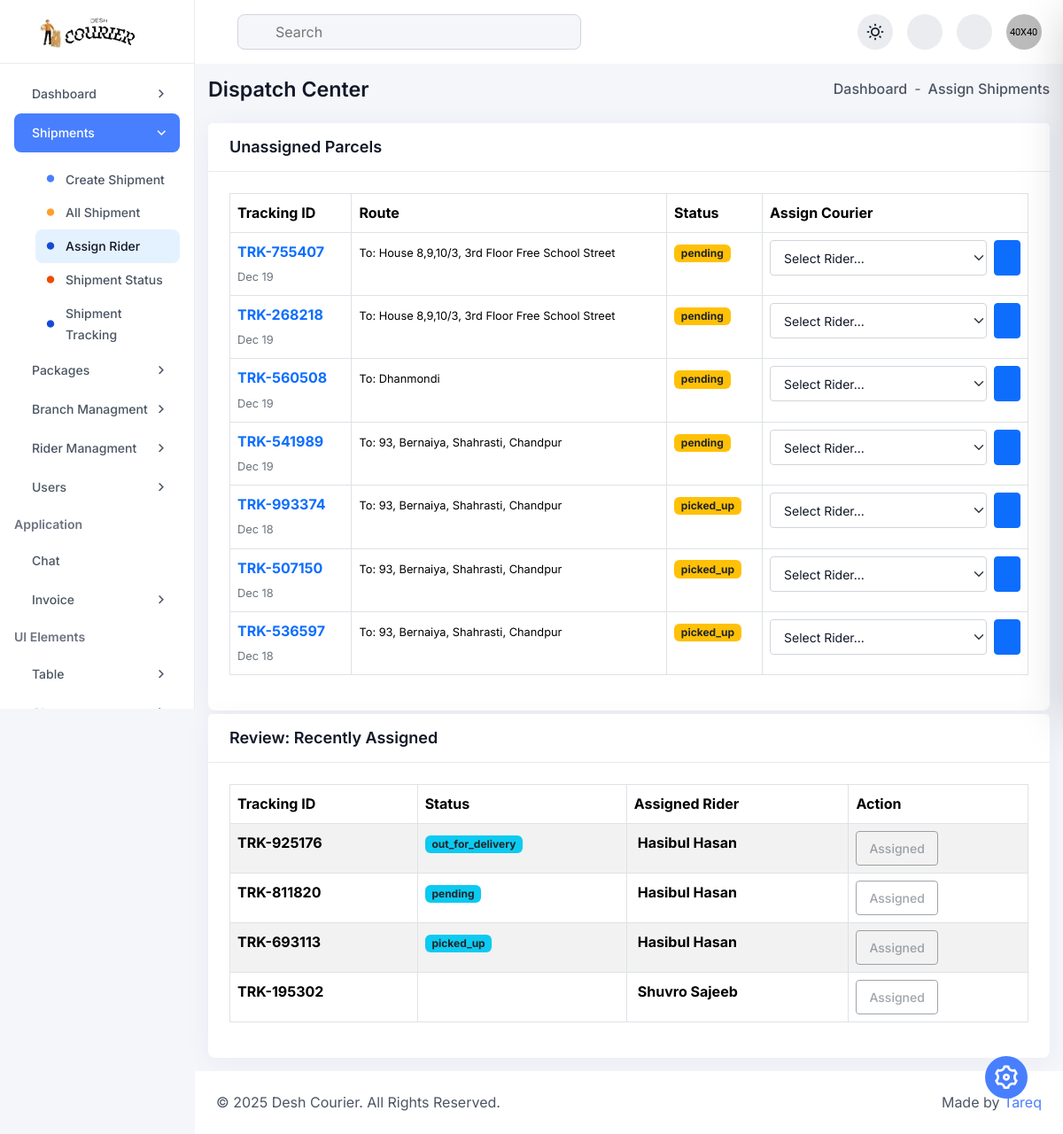
/admin/assign-rider.php (signed in), run on the app's committed database.
### tables this page shows
CREATE TABLE `parcels` (
  `parcel_id` int(11) NOT NULL,
  `tracking_number` varchar(50) NOT NULL,
  `parcel_type` enum('Parcel','Document') DEFAULT 'Parcel',
  `sender_name` varchar(100) NOT NULL,
  `sender_phone` varchar(20) NOT NULL,
  `sender_address` text NOT NULL,
  `receiver_name` varchar(100) NOT NULL,
  `receiver_phone` varchar(20) NOT NULL,
  `receiver_address` text NOT NULL,
  `weight_kg` decimal(5,2) DEFAULT NULL,
  `delivery_type` enum('standard','express','same_day') DEFAULT 'standard',
  `price` decimal(10,2) NOT NULL,
  `payment_method` varchar(50) DEFAULT 'Cash (Receiver)',
  `current_status` enum('pending','picked_up','in_transit','out_for_delivery','delivered','returned','cancelled') DEFAULT 'pending',
  `assigned_courier_id` int(11) DEFAULT NULL,
  `branch_id` int(11) DEFAULT NULL,
  `created_at` timestamp NOT NULL DEFAULT current_timestamp(),
  `updated_at` timestamp NOT NULL DEFAULT current_timestamp() ON UPDATE current_timestamp()
);

CREATE TABLE `users` (
  `user_id` int(11) NOT NULL,
  `full_name` varchar(100) NOT NULL,
  `email` varchar(100) NOT NULL,
  `password_hash` varchar(255) NOT NULL,
  `phone` varchar(20) DEFAULT NULL,
  `role` enum('admin','staff','customer') DEFAULT 'customer',
  `department` varchar(100) DEFAULT NULL,
  `designation` varchar(100) DEFAULT NULL,
  `description` text DEFAULT NULL,
  `created_at` timestamp NOT NULL DEFAULT current_timestamp(),
  `profile_image` varchar(255) DEFAULT NULL,
  `status` enum('Active','Inactive','Pending') NOT NULL DEFAULT 'Active',
  `permission_group` varchar(50) DEFAULT 'View Only',
  `location` varchar(100) DEFAULT 'Unknown',
  `reset_token` varchar(255) DEFAULT NULL,
  `reset_token_expire` datetime DEFAULT NULL
);

### admin/assign-rider.php (the view, shortened to what this page needs)
<?php
require 'db.php';
try {
    $sqlParcels = "SELECT p.*, b.branch_name
                   FROM parcels p
                   LEFT JOIN branches b ON p.branch_id = b.branch_id
                   WHERE p.assigned_courier_id IS NULL
                   AND p.current_status != 'delivered'
                   ORDER BY p.created_at DESC";
    $stmt = $pdo->query($sqlParcels);
    $unassigned_parcels = $stmt->fetchAll(PDO::FETCH_ASSOC);
} catch (Exception $e) {
    $unassigned_parcels = [];
}
try {
    $sqlAssigned = "SELECT p.*, u.full_name as courier_name
                    FROM parcels p
                    JOIN couriers c ON p.assigned_courier_id = c.courier_id
                    JOIN users u ON c.user_id = u.user_id
                    WHERE p.current_status != 'delivered'
                    ORDER BY p.updated_at DESC LIMIT 10";
    $stmt = $pdo->query($sqlAssigned);
    $assigned_parcels = $stmt->fetchAll(PDO::FETCH_ASSOC);
} catch (Exception $e) {
    $assigned_parcels = [];
}
?>
<?php include "inc/header.php"?>
<div class="dashboard-main-body">
    <div class="d-flex flex-wrap align-items-center justify-content-between gap-3 mb-24">
        <h6 class="fw-semibold mb-0">Dispatch Center</h6>
        <ul class="d-flex align-items-center gap-2">
            <li class="fw-medium"><a href="index.html" class="hover-text-primary">Dashboard</a></li>
            <li>-</li>
            <li class="fw-medium">Assign Shipments</li>
        </ul>
    </div>
    <div class="card h-100 p-0 radius-12 mb-4">
        <div class="card-header border-bottom bg-base py-16 px-24">
            <h6 class="text-lg fw-semibold mb-0">Unassigned Parcels</h6>
        </div>
        <div class="card-body p-24">
            <div class="table-responsive scroll-sm">
                <table class="table table-bordered table-hover align-middle">
                    <thead class="bg-light">
                        <tr>
                            <th>Tracking ID</th>
                            <th>Route</th>
                            <th>Status</th>
                            <th style="width: 300px;">Assign Courier</th>
                        </tr>
                    </thead>
                    <tbody>
                        <?php if (count($unassigned_parcels) > 0): ?>
                            <?php foreach ($unassigned_parcels as $parcel): ?>
                                <tr>
                                    <td>
                                        <span class="fw-bold text-primary"><?= htmlspecialchars($parcel['tracking_number']) ?></span><br>
                                        <small class="text-secondary"><?= date('M d', strtotime($parcel['created_at'])) ?></small>
                                    </td>
                                    <td>
                                        <small>To: <?= htmlspecialchars($parcel['receiver_address']) ?></small>
                                    </td>
                                    <td><span class="badge bg-warning text-dark"><?= $parcel['current_status'] ?></span></td>
                                    <td>
                                        <form method="POST" class="d-flex gap-2">
                                            <select name="courier_id" class="form-select form-select-sm" required>
                                                <option value="" selected disabled>Select Rider...</option>
                                            </select>
                                            <button type="submit" name="assign_courier" class="btn btn-primary btn-sm">
                                            </button>
                                        </form>
                                    </td>
                                </tr>
                            <?php endforeach; ?>
                        <?php else: ?>
                            <tr><td colspan="4" class="text-center">No unassigned parcels found.</td></tr>
                        <?php endif; ?>
                    </tbody>
                </table>
            </div>
        </div>
    </div>
    <div class="card h-100 p-0 radius-12">
        <div class="card-header border-bottom bg-base py-16 px-24">
            <h6 class="text-lg fw-semibold mb-0">Review: Recently Assigned</h6>
        </div>
        <div class="card-body p-24">
            <div class="table-responsive scroll-sm">
                <table class="table table-bordered table-striped align-middle">
                    <thead class="bg-light">
                        <tr>
                            <th>Tracking ID</th>
                            <th>Status</th>
                            <th>Assigned Rider</th>
                            <th>Action</th>
                        </tr>
                    </thead>
                    <tbody>
                        <?php if (count($assigned_parcels) > 0): ?>
                            <?php foreach ($assigned_parcels as $parcel): ?>
                                <tr>
                                    <td>
                                        <span class="fw-bold"><?= htmlspecialchars($parcel['tracking_number']) ?></span>
                                    </td>
                                    <td>
                                        <span class="badge bg-info text-dark"><?= $parcel['current_status'] ?></span>
                                    </td>
                                    <td>
                                        <strong><?= htmlspecialchars($parcel['courier_name']) ?></strong>
                                    </td>
                                    <td>
                                        <button class="btn btn-sm btn-outline-secondary" disabled>Assigned</button>
                                    </td>
                                </tr>
                            <?php endforeach; ?>
                        <?php else: ?>
                            <tr><td colspan="4" class="text-center">No assignments made yet.</td></tr>
                        <?php endif; ?>
                    </tbody>
                </table>
            </div>
        </div>
    </div>
</div>
<?php include "inc/footer.php" ?>

### data on the page
parcels: tracking_number "TRK-755407", created_at "Dec 19", receiver_address "House 8,9,10/3, 3rd Floor Free School Street", current_status "pending"
parcels: tracking_number "TRK-268218", created_at "Dec 19", receiver_address "House 8,9,10/3, 3rd Floor Free School Street", current_status "pending"
parcels: tracking_number "TRK-560508", created_at "Dec 19", receiver_address "Dhanmondi", current_status "pending"
parcels: tracking_number "TRK-541989", created_at "Dec 19", receiver_address "93, Bernaiya, Shahrasti, Chandpur", current_status "pending"
parcels: tracking_number "TRK-993374", created_at "Dec 18", receiver_address "93, Bernaiya, Shahrasti, Chandpur", current_status "picked_up"
parcels: tracking_number "TRK-507150", created_at "Dec 18", receiver_address "93, Bernaiya, Shahrasti, Chandpur", current_status "picked_up"
parcels: tracking_number "TRK-536597", created_at "Dec 18", receiver_address "93, Bernaiya, Shahrasti, Chandpur", current_status "picked_up"
parcels: tracking_number "TRK-925176", current_status "out_for_delivery", users.full_name "Hasibul Hasan"
parcels: tracking_number "TRK-811820", current_status "pending", users.full_name "Hasibul Hasan"
parcels: tracking_number "TRK-693113", current_status "picked_up", users.full_name "Hasibul Hasan"
parcels: tracking_number "TRK-195302", users.full_name "Shuvro Sajeeb"
